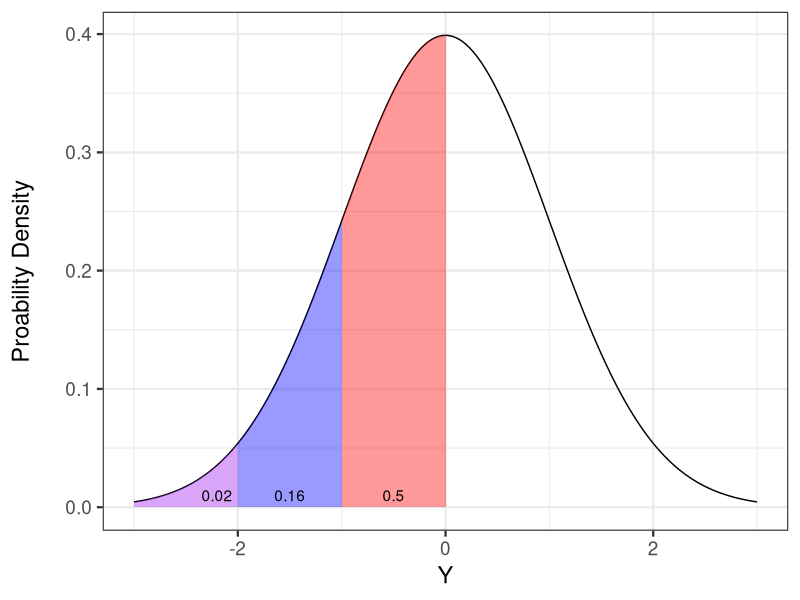
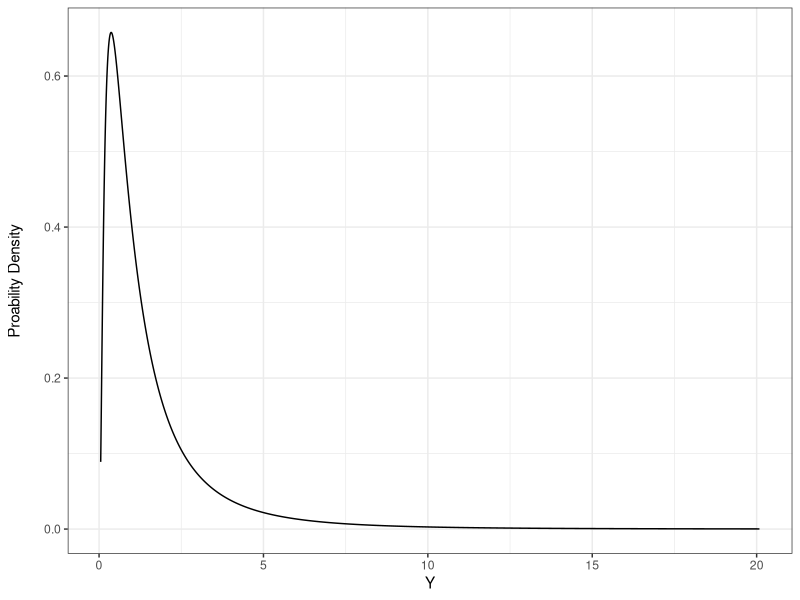
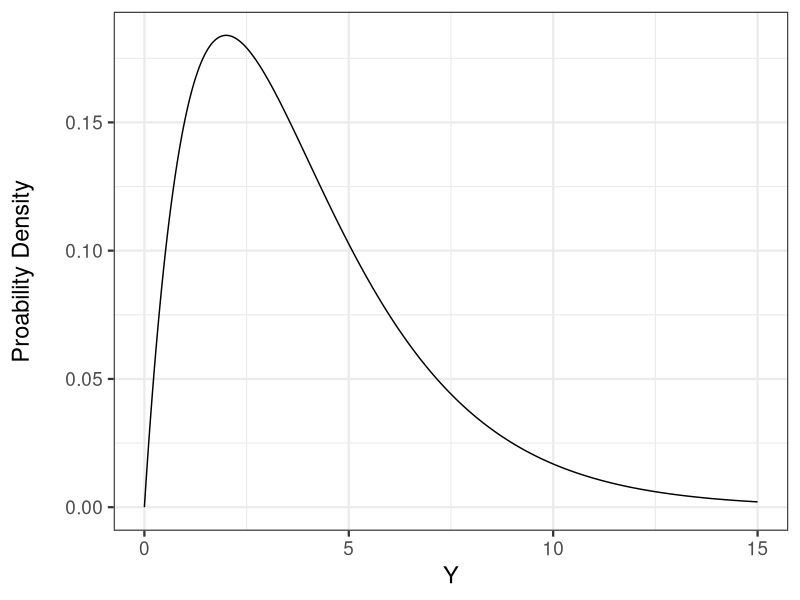
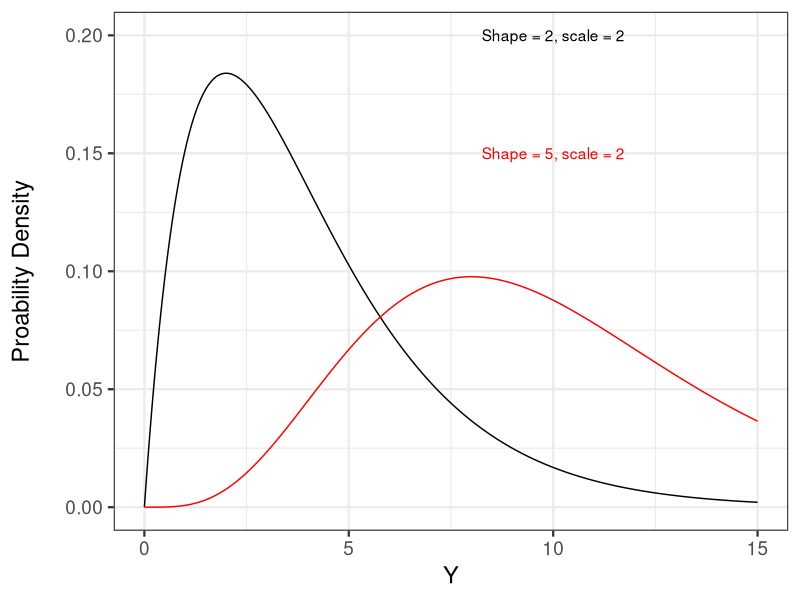
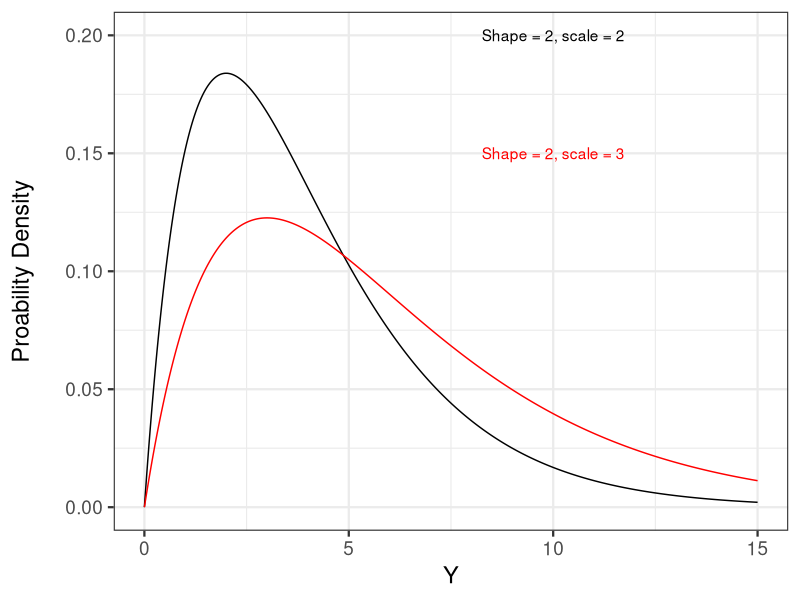
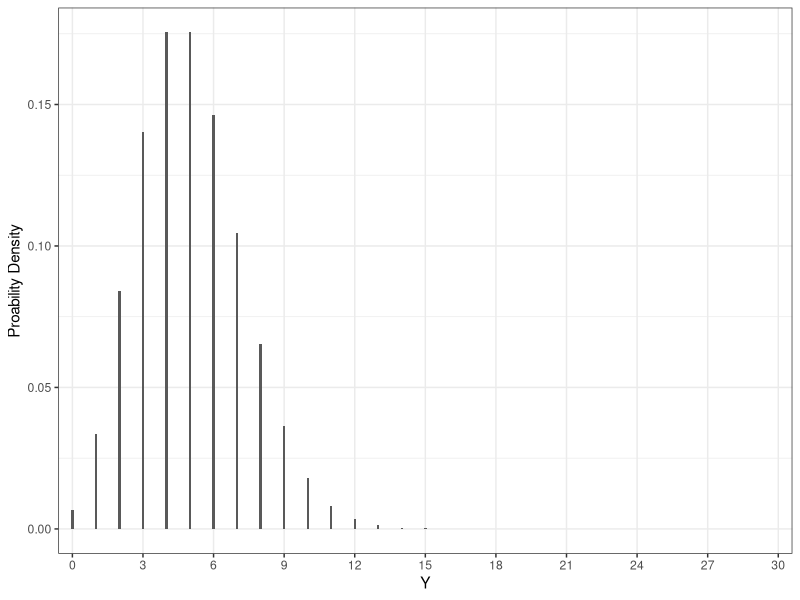
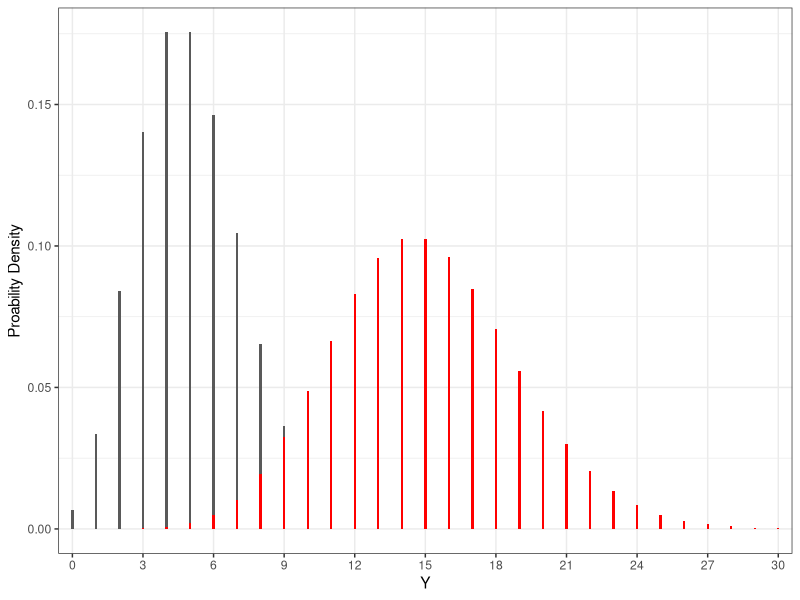
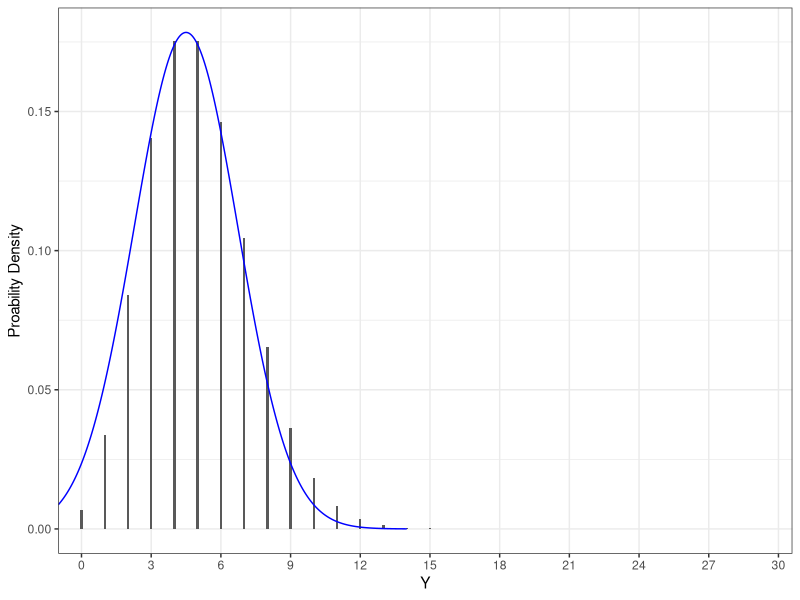

Recreate these plots in R, in order.
## ---- chunk 1
library(knitr)
opts_chunk$set(fig.height=4, comment=NA, 
               warning=FALSE, message=FALSE, 
               dev="jpeg", echo=FALSE)
library(ggplot2)
## ---- chunk 2
vals<-seq(-3,3,.01)
ggplot(mapping = aes(x=vals, y=dnorm(vals))) +
  geom_line() +
  xlab("Y") +
  ylab("Proability Density\n") +
  theme_bw(base_size=17)  + 
  geom_area(mapping = (aes(x=seq(-3,-2,.01), y=dnorm(seq(-3,-2,.01)))), fill="purple", alpha=0.4) +
  geom_area(mapping = (aes(x=seq(-2,-1,.01), y=dnorm(seq(-2,-1,.01)))), fill="blue", alpha=0.4) +
  geom_area(mapping = (aes(x=seq(-1,0,.01), y=dnorm(seq(-1,0,.01)))), fill="red", alpha=0.4) +
  annotate(x=-2.2, y=0.01, geom="text", label=round(pnorm(-2), 2))+
  annotate(x=-1.5, y=0.01, geom="text", label=round(pnorm(-1), 2))+
  annotate(x=-0.5, y=0.01, geom="text", label=round(pnorm(-0), 2))
## ---- chunk 3
ggplot(mapping = aes(x=exp(vals), y=dlnorm(exp(vals)))) +
  geom_line() +
  xlab("Y") +
  ylab("Proability Density\n") +
  theme_bw()
## ---- chunk 4
valsG<-seq(0,15,.01)

gammaPlot<-ggplot(mapping=aes(x=valsG, y=dgamma(valsG, shape = 2, scale=2))) +
  geom_line()+
  xlab("Y") +
  ylab("Proability Density\n") +
  theme_bw(base_size=17)

gammaPlot
## ---- chunk 5
gammaPlot + geom_line(aes(y=dgamma(valsG, shape = 5, scale=2)), color="red") +
  annotate("text", x=10, y=0.2, label="Shape = 2, scale = 2")+
  annotate("text", x=10, y=0.15, label="Shape = 5, scale = 2", color="red")

## ---- chunk 6
gammaPlot + geom_line(aes(y=dgamma(valsG, shape = 2, scale=3)), color="red")+
  annotate("text", x=10, y=0.2, label="Shape = 2, scale = 2")+
  annotate("text", x=10, y=0.15, label="Shape = 2, scale = 3", color="red")
## ---- chunk 7
valsP<-0:30
poisPlot1<-ggplot(mapping=aes(x=factor(valsP), y=dpois(valsP, 5))) +
  geom_bar(width=0.1, stat="identity")+
  scale_x_discrete("Y", breaks=seq(0,30,3))+
  ylab("Proability Density") +
  theme_bw()

poisPlot1
## ---- chunk 8
poisPlot1 + geom_bar(mapping=aes(y=dpois(0:30, 15)), fill="red", width=0.1, stat="identity")

## ---- chunk 9
poisPlot1 +  geom_line(mapping=(aes(x=seq(0,15,.01), y=dnorm(seq(0,15,.01), 5.5,sqrt(5)))), color="blue")
## ---- chunk 10
valsB<-0:20
binB<-dbinom(valsB, 20, 0.3)
binB2<-dbinom(valsB, 20, 0.8)
binomPlot1<-ggplot(mapping=aes(x=factor(valsB), y=binB)) +
  geom_bar(width=0.1, stat="identity")+
  scale_x_discrete("Y", breaks=seq(0,20,2))+
  ylab("Proability Density") +
  theme_bw()

binomPlot1
## ---- chunk 11
binomPlot1 + geom_bar(aes(y=binB2), fill="red", width=0.1, stat="identity")
## ---- chunk 12
dist <- c(seq(5,10, length.out=1000), seq(10.01,15, length.out=1000))
samp <- sample(dist, 100000, replace=TRUE,
               prob = c(rep(0.9/1000, 1000), rep(0.1/1000, 1000)))
tapir_dist <- ggplot() +
  aes(x=samp, ..density..) +
  geom_histogram(bins=60, fill="lightgrey", color="black") +
  ggtitle("Frequency of Tapir Nose Lengths") +
  xlab("Length (cm)") +
  theme_bw(base_size=17) +
  ylab("Probability")

tapir_dist
## ---- chunk 13
tapir_dist +
  geom_vline(xintercept=14.5, lwd=2, lty=2, color="red")
## ---- chunk 14
corgi <- seq(4,10, .01)
corgiDist <- dnorm(corgi, 7,1)
corgiPlot <- ggplot(data.frame(corgi = corgi, corgiDist = corgiDist)) +
  geom_line(mapping = aes(x=corgi, y=corgiDist)) +
  theme_bw(base_size=17) +
  xlab("Chest Hair Length (cm)") + ylab("Probability Density\n") + 
  scale_y_continuous(expand=c(0.01,0))
corgiPlot
## ---- chunk 15
corgiPlot2 <- corgiPlot +
  geom_vline(lty=2, lwd=2, color="red", xintercept=5)
corgiPlot2
## ---- chunk 16
px <- seq(4,5,.01)
py <- dnorm(px, 7, 1)
corgiPlot2 <- corgiPlot2 +
  geom_area(fill="red", alpha=0.4, data=data.frame(px = px, py = py), mapping = aes(x=px, y=py))
corgiPlot2
## ---- chunk 17
vals<-seq(-3,3,.01)
normRef <- ggplot(mapping = aes(x=vals, y=dnorm(vals))) +
  geom_line() +
  xlab("Z") +
  ylab("Proability Density\n") +
  theme_bw(base_size=17)
z <- round(5/(1/sqrt(15)),3)
normRef
## ---- chunk 18
normRef +
  geom_vline(xintercept=z, lty=2, lwd=2, color="red")
## ---- chunk 19
library(dplyr)
set.seed(2012)

sim_data <- tibble(samps = rep(1:10, 500)) %>%
  group_by(1:n()) %>%
  mutate(sample = mean(rnorm(samps, 90, 6))) %>%
  ungroup()

ggplot(sim_data) +
  geom_point(alpha=0.6, size=3, mapping=
  aes(x=samps, y=sample)) +
  theme_bw(base_size=17) +
  xlab("Sample Size") + ylab("Mean BPM of Sample") +
  geom_hline(yintercept=80, color="red", lty=2, lwd=2) +
  geom_ribbon(data=data.frame(x=1:20, ymax=rep(92,20), ymin=rep(80-12,20)),
              mapping = aes(x=x, ymax=ymax, ymin=ymin), alpha=0.1, fill="red")
## ---- chunk 20
sim_data <- sim_data %>%
  mutate(z = (sample-80)/(6/sqrt(samps))) %>%
  mutate(p = 2*pnorm(abs(z), lower.tail=FALSE))

ggplot(sim_data) +
  geom_jitter(alpha=0.6, size=3, mapping=
  aes(x=samps, y=p)) +
  #scale_y_log10() +
  theme_bw(base_size=17) + 
  xlab("Sample Size") + 
  geom_hline(yintercept=0.05)
## ---- chunk 21
sim_power <- sim_data %>%
  group_by(samps) %>%
  summarise(power = 1-sum(p>0.05)/500) %>% 
  ungroup()

ggplot(sim_power) +
  aes(x=samps, y=power) +
  geom_point() + geom_line() +
  theme_bw(base_size=17) +
  xlab("Sample Size")
## ---- chunk 22
sim_tradeoff <- sim_data %>%
  tidyr::crossing(alpha = 10^(-1:-10)) %>%
  group_by(samps, alpha) %>%
  summarise(power = 1-sum(p>alpha)/500) %>%
  ungroup()


trade_plot <- ggplot(sim_tradeoff) +
  aes(x=samps, y=power, color=factor(alpha)) +
  geom_point() + geom_line() +
  theme_bw(base_size=17) +
  xlab("Sample Size") +
  scale_color_discrete(guide = guide_legend(title=expression(alpha)))
trade_plot
## ---- chunk 23
trade_plot +
  geom_hline(yintercept = 0.8, lty=2)
## ---- chunk 24
pow_frame <- sim_tradeoff %>%
  group_by(alpha) %>%
  filter(power>=0.8) %>%
  arrange(power) %>%
  slice(1L) %>%
  ungroup()

qplot(alpha, samps, data=pow_frame, geom=c("line", "point")) +
  theme_bw(base_size=17) + 
  ggtitle("Number of Samples Needed For Power of 0.8")
